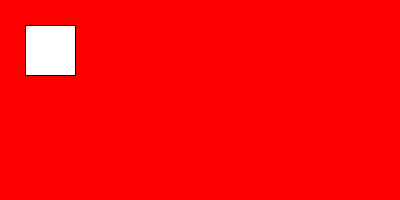
Frame 1 (no input)
Frame 60 (the mouse pressed at the canvas centre just before this capture): identical to frame 1, image omitted
Frame 120 (the mouse held since frame 60 and released just before this capture): identical to frame 1, image omitted

The Processing sketch that drew this single still picture (run headless with seeded random() and noise(); from frame 60 on, the mouse is pressed at the canvas centre):

// Processing sketch: Program_9_9
// ── Program_9_9.pde
//event keyboard dengan sembarang tombol
void setup(){
  size(400,200);
  background(255,0,0);
}

void draw (){
  if(keyPressed==true){
    fill(0);
  }
  else{fill(255);
  }
  
  rect(25,25,50,50);
}
